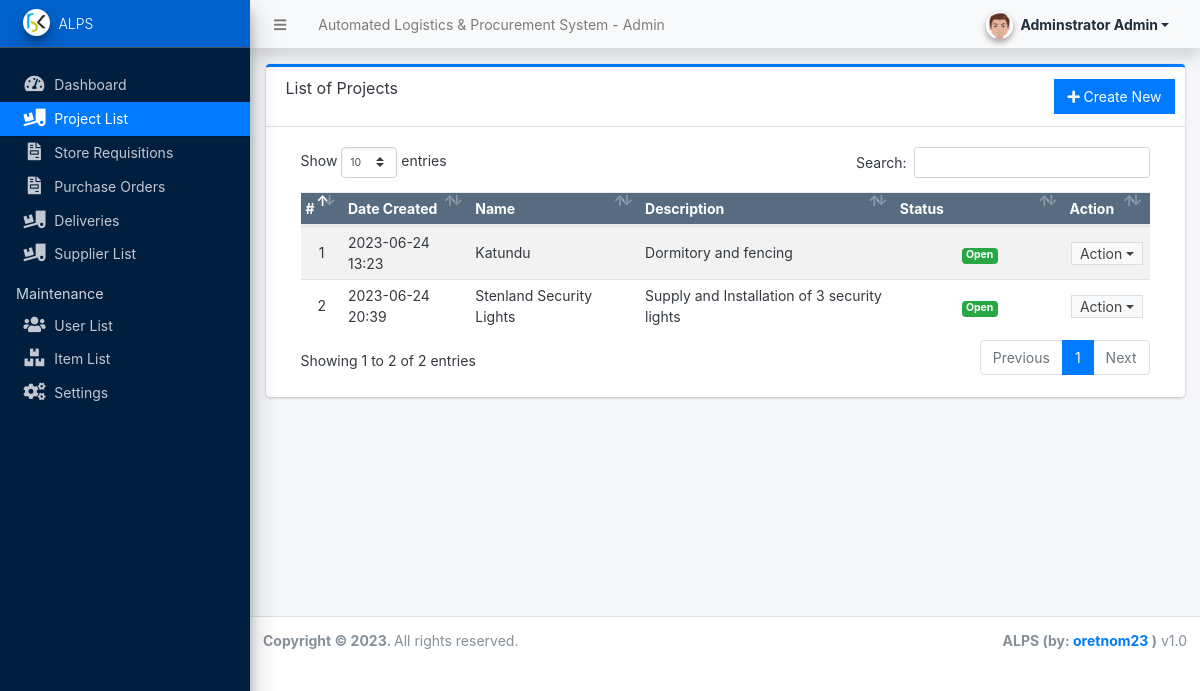
The app's page /admin/?page=projects (signed in), older data.
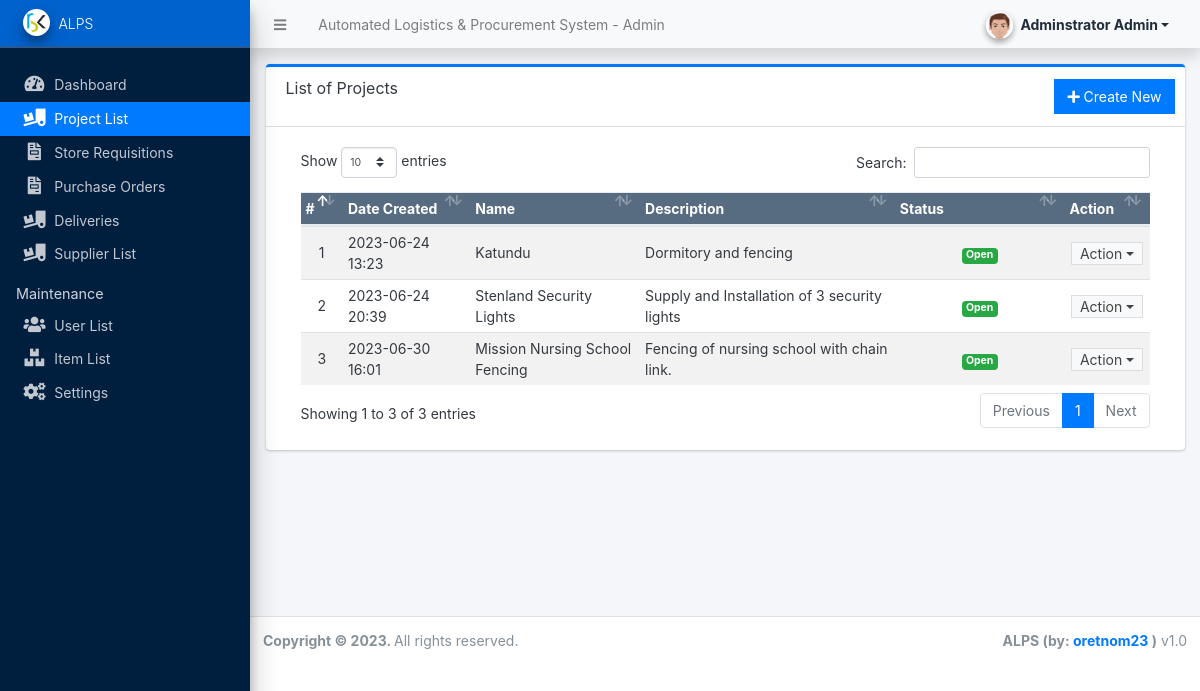
The same page, newer data.
### tables this page shows
CREATE TABLE `project_list` (
  `id` int(10) NOT NULL,
  `name` varchar(50) NOT NULL,
  `description` text NOT NULL,
  `status` int(10) NOT NULL COMMENT '0=open,1=closed',
  `created_on` datetime NOT NULL DEFAULT current_timestamp(),
  `updated_on` datetime NOT NULL DEFAULT '0000-00-00 00:00:00' ON UPDATE current_timestamp()
);

### admin/projects/index.php (the view, shortened to what this page needs)
<div class="card card-outline card-primary">
	<div class="card-header">
		<h3 class="card-title">List of Projects</h3>
		<div class="card-tools">
			<a href="javascript:void(0)" id="create_new" class="btn btn-flat btn-primary"><span class="fas fa-plus"></span>  Create New</a>
		</div>
	</div>
	<div class="card-body">
		<div class="container-fluid">
        <div class="container-fluid">
			<table class="table table-hover table-striped">
				<colgroup>
					<col width="5%">
					<col width="15%">
					<col width="20%">
					<col width="30%">
					<col width="20%">
					<col width="10%">
				</colgroup>
				<thead>
					<tr class="bg-navy disabled">
						<th>#</th>
						<th>Date Created</th>
						<th>Name</th>
						<th>Description</th>
						<th>Status</th>
						<th>Action</th>
					</tr>
				</thead>
				<tbody>
					<?php
					$i = 1;
					$qry = $conn->query("SELECT * from `project_list` order by (`created_on`) asc ");
					while($row = $qry->fetch_assoc()):
					?>
						<tr>
							<td class="text-center"><?php echo $i++; ?></td>
							<td><?php echo date("Y-m-d H:i",strtotime($row['created_on'])) ?></td>
							<td><?php echo $row['name'] ?></td>
							<td><?php echo $row['description'] ?></td>
							<td class="text-center">
								<?php if($row['status'] == 0): ?>
									<span class="badge badge-success">Open</span>
								<?php else: ?>
									<span class="badge badge-secondary">Closed</span>
								<?php endif; ?>
							</td>
							<td align="center">
								 <button type="button" class="btn btn-flat btn-default btn-sm dropdown-toggle dropdown-icon py-0" data-toggle="dropdown">
				                  		Action
				                  </button>
							</td>
						</tr>
					<?php endwhile; ?>
				</tbody>
			</table>
		</div>
		</div>
	</div>
</div>

Row changes from the older to the newer data that the page shows:
added project_list: created_on "2023-06-30 16:01", name "Mission Nursing School Fencing", description "Fencing of nursing school with chain link.", status "Open"
Text that changed along with them:
text written by a page script: "Show entries Search: Showing 1 to 2 of 2 entries Previous 1 Next" → "Show entries Search: Showing 1 to 3 of 3 entries Previous 1 Next"
